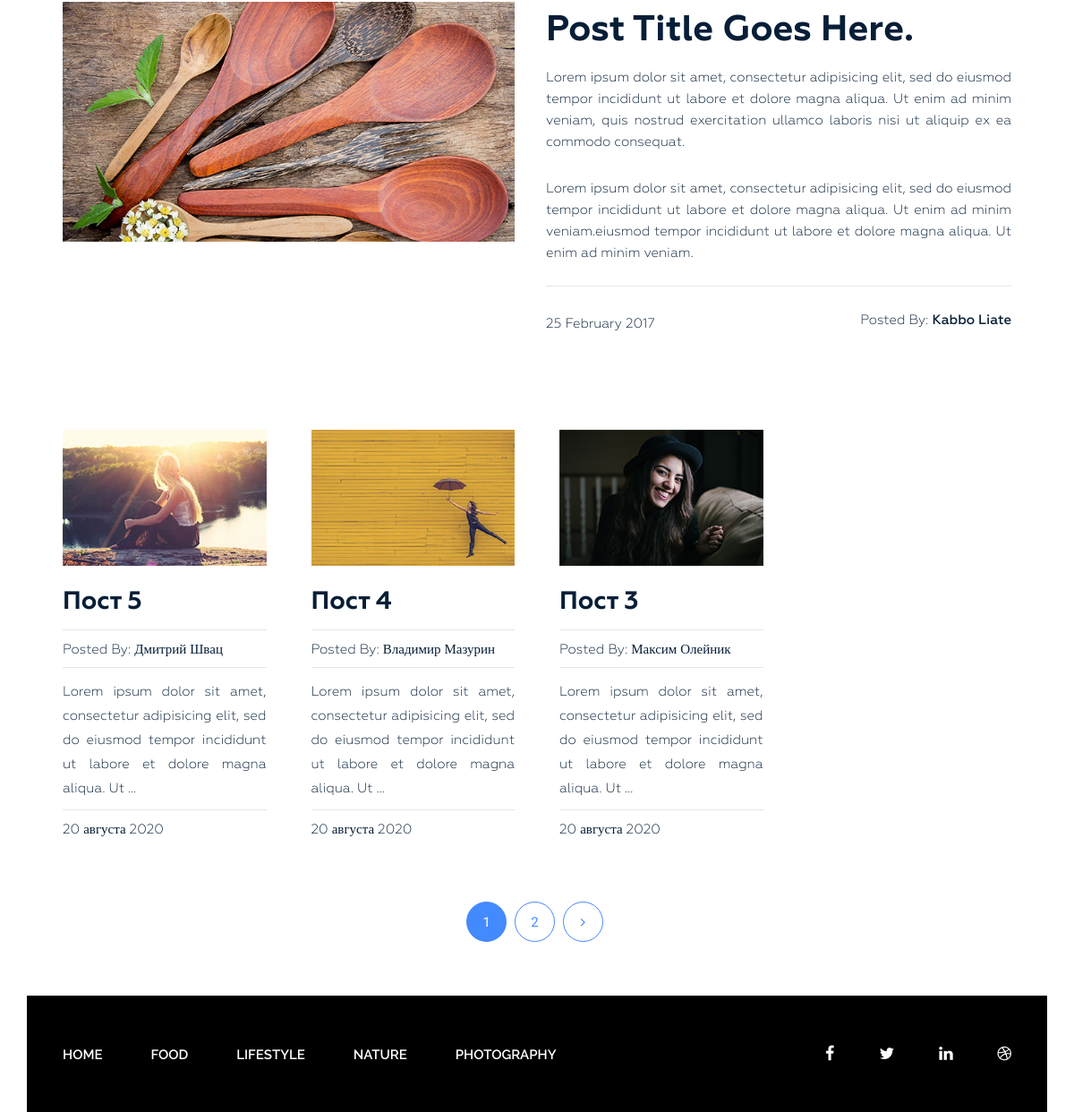
The page /category/lifestyle/ (lower part) on the database as committed earlier.
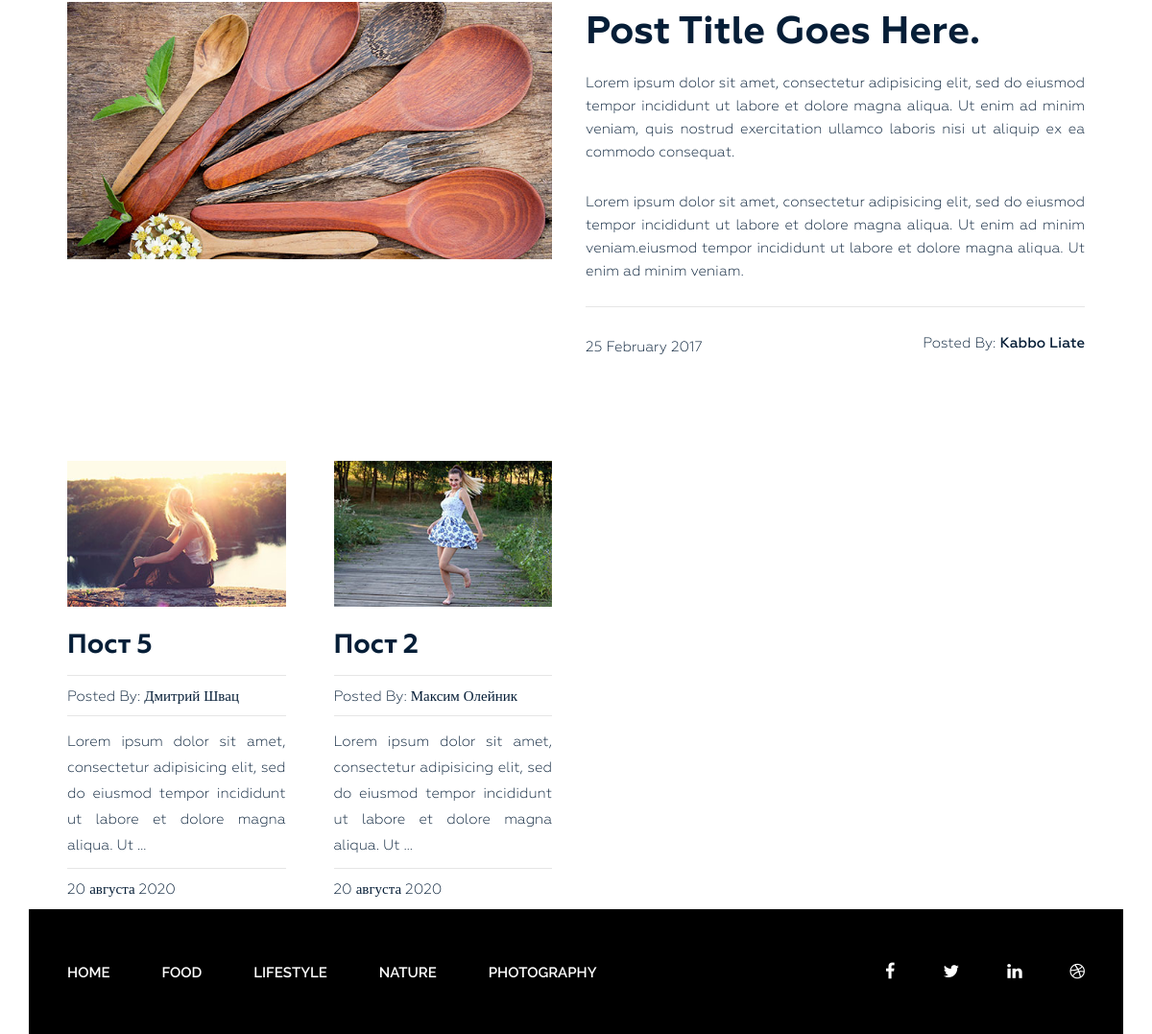
The same page on the database as committed later.
### blog/models.py (models this page shows, shortened)
class Post(models.Model):
    title = models.CharField(max_length=255)
    slug = models.SlugField(max_length=255, verbose_name='url', unique=True)
    author = models.CharField(max_length=100)
    content = models.TextField(blank=True)
    created_at = models.DateTimeField(auto_now_add=True)
    photo = models.ImageField(upload_to='photos/%Y/%m/%d/', blank=True)
    views = models.IntegerField(default=0)
    category = models.ForeignKey(Category, on_delete=models.PROTECT, related_name='posts')
    tags = models.ManyToManyField(Tag, blank=True, related_name='posts')
    def get_absolute_url(self):
        return reverse('post', kwargs={"slug": self.slug})
    class Meta:
        verbose_name = 'Статья'
        verbose_name_plural = 'Статьи'
        ordering = ['-created_at']

class Category(models.Model):
    title = models.CharField(max_length=255)
    slug = models.SlugField(max_length=255, verbose_name='url', unique=True)
    def get_absolute_url(self):
        return reverse('category', kwargs={"slug": self.slug})
    def __str__(self):
        return self.title
    class Meta:
        verbose_name = 'Категория(ю)'
        verbose_name_plural = 'Категории'
        ordering = ['title']

### blog/views.py (the view)
# urls.py: path('category/<str:slug>/', PostsByCategory.as_view(), name='category'),
class PostsByCategory(ListView):
    template_name = 'blog/index.html'
    context_object_name = 'posts'
    paginate_by = 3
    allow_empty =False
    def get_queryset(self):
        return Post.objects.filter(category__slug=self.kwargs['slug'])
    def get_context_data(self, *, object_list=None, **kwargs):
        context = super().get_context_data(**kwargs)
        context['title'] = Category.objects.get(slug=self.kwargs['slug'])
        return context

### blog/templatetags/menu.py (called while the page is built)
@register.inclusion_tag('blog/menu_tpl.html')
def show_menu(menu_class='menu'):
    categories = Category.objects.all()
    return {"categories": categories, "menu_class": menu_class}

### blog/templates/blog/index.html (shortened to what this page needs)
{% extends 'base.html' %}
{% load static %}
{% block content %}
<section class="blog-post-area">
    <div class="container">
        <div class="row">
            <div class="blog-post-area-style">
                    <div class="col-md-12">
                        <div class="single-post-big">
                            <div class="big-image">
                                <img src="{% static 'img/post-image1.jpg' %}" alt="">
                            </div>
                            <div class="big-text">
                                <h3><a href="#">Post Title Goes Here.</a></h3>
                                <p>Lorem ipsum dolor sit amet, consectetur adipisicing elit, sed do eiusmod tempor incididunt ut labore et dolore magna aliqua. Ut enim ad minim veniam, quis nostrud exercitation ullamco laboris nisi ut aliquip ex ea commodo consequat.</p>
                                <p>Lorem ipsum dolor sit amet, consectetur adipisicing elit, sed do eiusmod tempor incididunt ut labore et dolore magna aliqua. Ut enim ad minim veniam.eiusmod tempor incididunt ut labore et dolore magna aliqua. Ut enim ad minim veniam.</p>
                                <h4><span class="date">25 February 2017</span><span class="author">Posted By: <span class="author-name">Kabbo Liate</span></span>
                                </h4>
                            </div>
                        </div>
                    </div>
                    {% for post in posts %}
                    <div class="col-md-3">
                        <div class="single-post">
                            {% if post.photo %}
                                <img src="{{ post.photo.url }}" alt="{{ post.title }}">
                            {% else %}
                                <img src="https://picsum.photos/id/237/300/201" alt="{{ post.title }}">
                            {% endif %}
                            <h3><a href="{{ post.get_absolute_url }}">{{ post.title }}</a></h3>
                            <h4><span>Posted By: <span class="author-name">{{ post.author }}</span></span>
                            </h4>
                            {{ post.content|truncatewords_html:20|safe }}
                            <h4><span>{{ post.created_at|date:"j E Y" }}</span></h4>
                        </div>
                    </div>
                    {% endfor %}
            </div>
        </div>
    </div>
    {% if page_obj.has_other_pages %}
    <div class="pegination">
        <div class="nav-links">
            {% for p in page_obj.paginator.page_range %}
                {% if page_obj.number == p %}
                <span class="page-numbers current">{{ p }}</span>
                {% elif p > page_obj.number|add:-2 and p < page_obj.number|add:2 %}
                <a class="page-numbers" href="?page={{ p }}">{{ p }}</a>
                {% endif %}
            {% endfor %}
            {% if page_obj.has_next %}
            <a class="page-numbers" href="?page={{ page_obj.next_page_number }}"><i class="fa fa-angle-right" aria-hidden="true"></i></a>
            {% endif %}
        </div>
    </div>
    {% endif %}
</section>
{% endblock %}

### blog/templates/blog/menu_tpl.html
<div class="{{ menu_class }}">
    <ul>
        <li><a href="{% url 'home' %}">Home</a></li>
        {% for item in categories %}
        <li><a href="{{ item.get_absolute_url }}">{{ item.title }}</a></li>
        {% endfor %}
    </ul>
</div>

Rows that differ between the two databases and show on the page:
no longer on this page (row edited): Post: photo (picture), title "Пост 4", author "Владимир Мазурин", content "Lorem ipsum dolor sit amet, consectetur adipisicing elit, sed do eiusmod tempor incididunt ut labore et dolore magna aliqua. Ut …", created_at "20 августа 2020"
no longer on this page (row edited): Post: photo (picture), title "Пост 3", author "Максим Олейник", content "Lorem ipsum dolor sit amet, consectetur adipisicing elit, sed do eiusmod tempor incididunt ut labore et dolore magna aliqua. Ut …", created_at "20 августа 2020"
now on this page (row unchanged): Post: photo (picture), title "Пост 2", author "Максим Олейник", content "Lorem ipsum dolor sit amet, consectetur adipisicing elit, sed do eiusmod tempor incididunt ut labore et dolore magna aliqua. Ut …", created_at "20 августа 2020"
Other text that changed with them:
list line gone: "1"
list line gone: "2"
